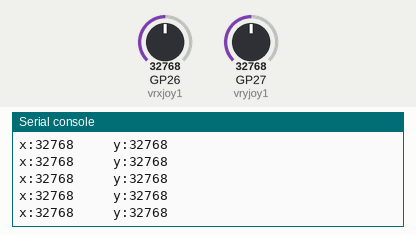
This program was run on a simulated Raspberry Pi Pico running CircuitPython. Shown: the last lines printed to the serial console. Inputs (shaded band) come from the test bench; at power-on: GP26 (vrxjoy1) = 32768, GP27 (vryjoy1) = 32768 (analog values on the 0–65535 scale).

Above: at 1.2 s.
1.3 s: GP26 (vrxjoy1) set to 45874
At 2.0 s:
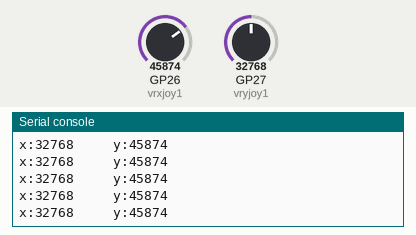
2.8 s: GP27 (vryjoy1) set to 45874
At 3.6 s:
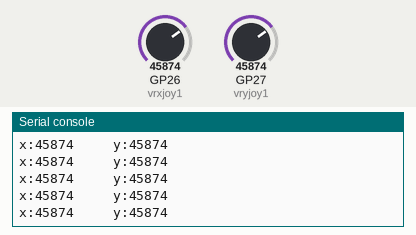
4.3 s: GP26 (vrxjoy1) set to 57670
At 5.4 s:
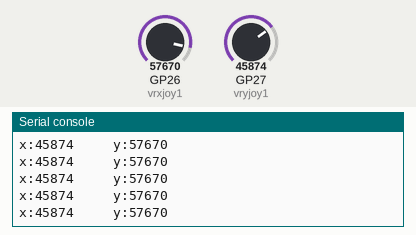
5.8 s: GP27 (vryjoy1) set to 57670
At 6.7 s:
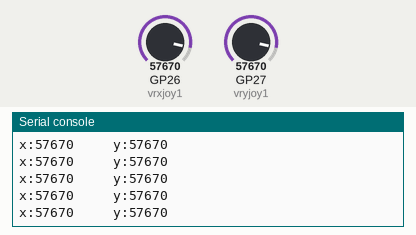
Timing chart, 0 to 6.9 s (numbered marks = the images above; inputs shaded):
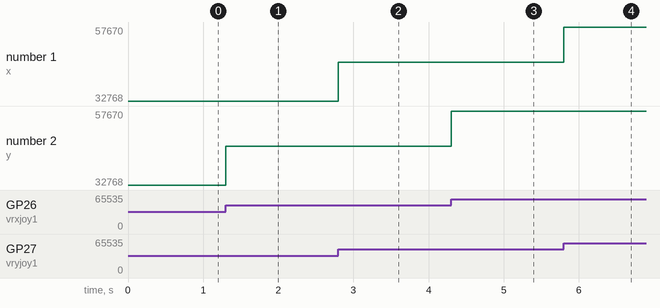

The program:

joyprint.py
```python
import board
import analogio
vrxjoy1=analogio.AnalogIn(board.GP26)
vryjoy1=analogio.AnalogIn(board.GP27)
def read_j1_vrx():
    return vrxjoy1.value
def read_j1_vry():
    return vryjoy1.value
while True:
    j1x = read_j1_vry()
    j1y = read_j1_vrx()
    print(f"x:{j1x} 		y:{j1y}")
```

Measured:
- after the input at 1.3 s, the serial console: prints a new line at once (image 1)
- after the input at 2.8 s, the serial console: prints a new line at once (image 2)
- after the input at 4.3 s, the serial console: prints a new line at once (image 3)
- after the input at 5.8 s, the serial console: prints a new line at once (image 4)
- plotted number 2: 32768 → 45874 after the input at 1.3 s, 45874 → 57670 after the input at 4.3 s
